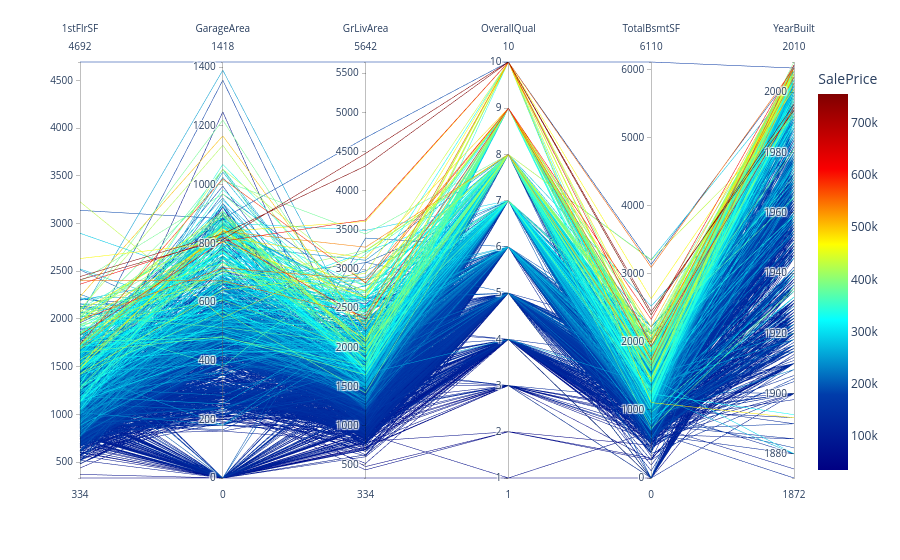

Notebook code cell kept with this figure:
### Markdown cell above
* Create a Parallel Plot to gain a holistic understanding of how the best correlated features interact with the target sale price.
* As all variables are numerical, there is no need for transformation step(s).

### Code cell
import plotly.express as px
fig = px.parallel_coordinates(df_eda_subset, color="SalePrice",
                              dimensions = vars_to_study,
                              color_continuous_scale = 'Jet')
fig.show()

### Figure 1 — Plotly figure (JSON) as saved in the notebook; plotly's stock layout.template omitted (floating-point values rounded to 4 significant figures; data arrays with more than 128 entries replaced by an {"elided": "..."} marker saying what was removed)
{"data": [{"dimensions": [{"label": "1stFlrSF", "values": {"elided": "1460 int values"}}, {"label": "GarageArea", "values": {"elided": "1460 int values"}}, {"label": "GrLivArea", "values": {"elided": "1460 int values"}}, {"label": "OverallQual", "values": {"elided": "1460 int values"}}, {"label": "TotalBsmtSF", "values": {"elided": "1460 int values"}}, {"label": "YearBuilt", "values": {"elided": "1460 int values"}}], "domain": {"x": [0, 1], "y": [0, 1]}, "line": {"color": {"elided": "1460 int values"}, "coloraxis": "coloraxis"}, "name": "", "type": "parcoords"}], "layout": {"coloraxis": {"colorbar": {"title": {"text": "SalePrice"}}, "colorscale": [[0, "rgb(0,0,131)"], [0.2, "rgb(0,60,170)"], [0.4, "rgb(5,255,255)"], [0.6, "rgb(255,255,0)"], [0.8, "rgb(250,0,0)"], [1, "rgb(128,0,0)"]]}, "legend": {"tracegroupgap": 0}, "margin": {"t": 60}}}
